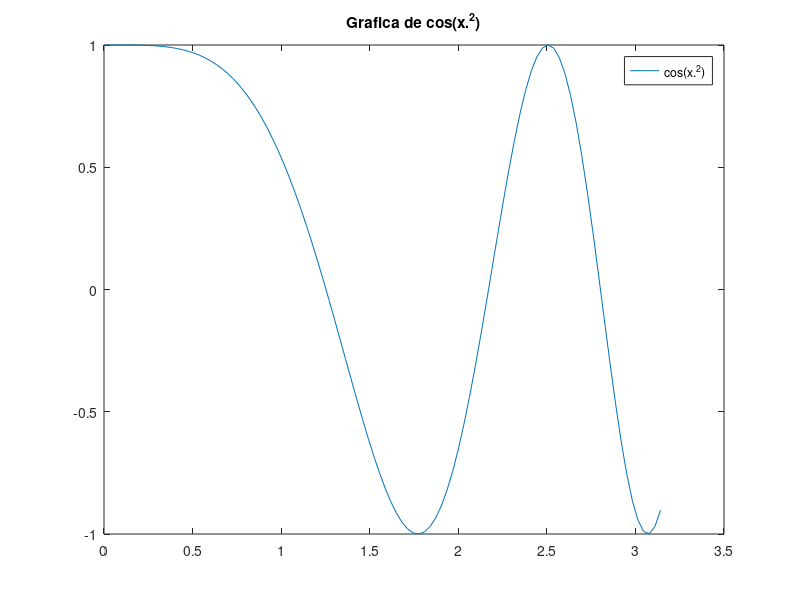

Here is the MATLAB script that generated this plot:
clc;clear;close

f = @(x) cos(x.^2);
xx = linspace(0,pi,100);

plot(xx,f(xx))
legend('cos(x.^2)')
title('Grafica de cos(x.^2)')